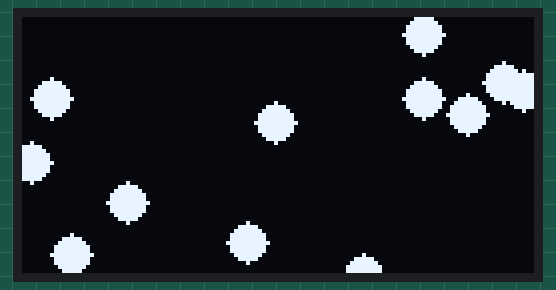
A program run on a simulated Raspberry Pi Pico running CircuitPython. Shown: 128×64 one-colour display. Random numbers come from a fixed seed.

Above: at 0.45 s.
At 5.6 s:
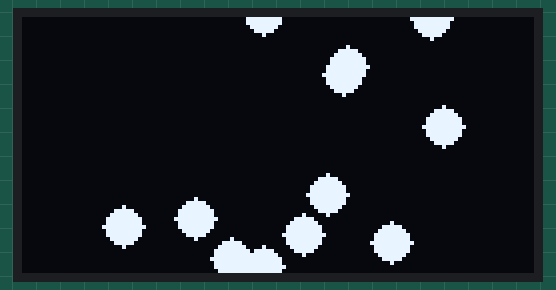
At 10.45 s:
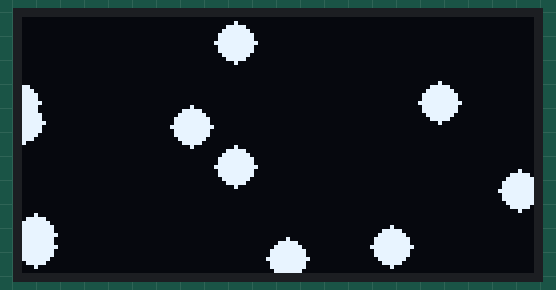
At 20.14 s:
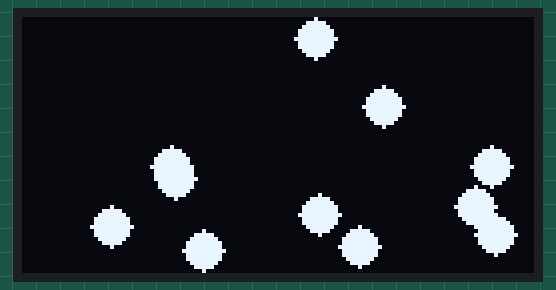
At 30.13 s:
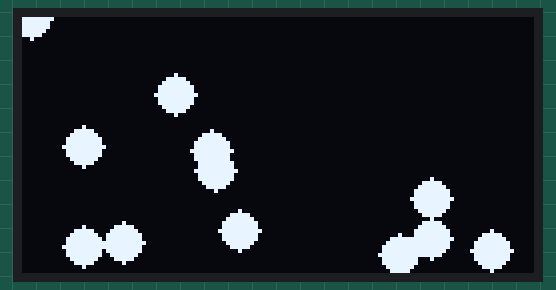
At 39.82 s:
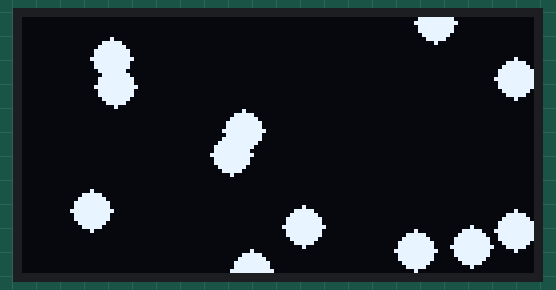

The program:

bouncy_balls_vectorio.py
```python
# bouncy_balls_vectorio.py - use displayio to make simple bouncy balls
# 12 Nov 2024 - @todbot / Tod Kurt.  Based off bouncy_balls1.py
# video demo at https://gist.github.com/todbot/d216cdfd0c13774c713482395429da16
# works on any CircuitPython device with a display, just create a 'display'
import time, random
import board, busio, displayio, i2cdisplaybus
import vectorio
import adafruit_displayio_ssd1306

# configuration options
num_balls = 12
ball_size = 5
rand_vx, rand_vy = 2.5, 2
scl_pin, sda_pin = board.GP15, board.GP14    # pins your display is on
dw,dh = 128,64  # or whatever your display is

# set up the display (change for your setup)
displayio.release_displays()
disp_i2c = busio.I2C(scl=scl_pin, sda=sda_pin, frequency=400_000)
display_bus = i2cdisplaybus.I2CDisplayBus(disp_i2c, device_address=0x3C)  # or 0x3D
display = adafruit_displayio_ssd1306.SSD1306(display_bus, width=dw, height=dh, rotation=180)

# set up the displayio objects that go on the display
maingroup = displayio.Group()
display.root_group = maingroup

# holder of x,y position and vx,vy velocity of a ball
# and the update method to update the position based on velocity
class Ball:
    def __init__(self,x,y, vx,vy, shape):
        self.x, self.y, self.vx, self.vy = x,y,vx,vy
        self.shape = shape
    def update(self):
        self.x = self.x + self.vx # update ball position
        self.y = self.y + self.vy # update ball position
        if self.x <= 0 or self.x > display.width:
            self.vx = -self.vx  # bounce!
        if self.y <= 0 or self.y > display.height:
            self.vy = -self.vy  # bounce!
        self.shape.x = int(self.x)
        self.shape.y = int(self.y)

ballgroup = displayio.Group() # group of ballshapes (will fill out later)
maingroup.append(ballgroup)  # add ballshapes to screen
pal = displayio.Palette(1)
pal[0] = 0xffffff   # only two colors in OLEDland: white & black

balls = []
for i in range(num_balls):
    # start in middle of screen
    x, y = display.width//2, display.height//2
    # random initial velocity
    vx, vy = random.uniform(-rand_vx,rand_vx), random.uniform(-rand_vy,rand_vy)
    ballshape = vectorio.Circle(pixel_shader=pal, radius=ball_size, x=x, y=y)
    balls.append( Ball(x,y, vx,vy, ballshape) )  # our perfect math balls
    ballgroup.append(ballshape)  # our actual drawn ball shapes

while True:
    for ball in balls:
        ball.update()
    time.sleep(0.01)
```
